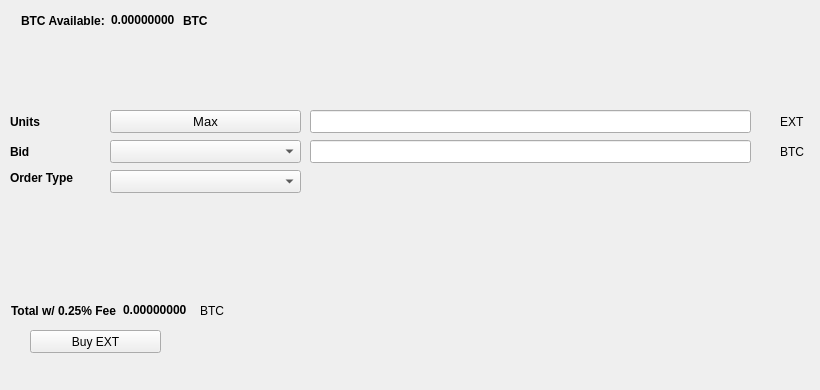
   <widget class="QWidget" name="BuyTab">
    <attribute name="title">
     <string>Buy</string>
    </attribute>
    <widget class="QPushButton" name="BuyEXT">
     <property name="geometry">
      <rect>
       <x>30</x>
       <y>330</y>
       <width>131</width>
       <height>23</height>
      </rect>
     </property>
     <property name="text">
      <string>Buy EXT</string>
     </property>
     <property name="icon">
      <iconset resource="../exsolution.qrc">
       <normaloff>:/icons/bitcoin</normaloff>:/icons/bitcoin</iconset>
     </property>
    </widget>
    <widget class="QLabel" name="label_3">
     <property name="geometry">
      <rect>
       <x>10</x>
       <y>110</y>
       <width>46</width>
       <height>23</height>
      </rect>
     </property>
     <property name="font">
      <font>
       <weight>75</weight>
       <bold>true</bold>
      </font>
     </property>
     <property name="text">
      <string>Units</string>
     </property>
    </widget>
    <widget class="QLineEdit" name="UnitsInput">
     <property name="geometry">
      <rect>
       <x>310</x>
       <y>110</y>
       <width>441</width>
       <height>23</height>
      </rect>
     </property>
     <property name="font">
      <font>
       <pointsize>9</pointsize>
       <weight>75</weight>
       <bold>true</bold>
      </font>
     </property>
    </widget>
    <widget class="QLineEdit" name="BuyBidPriceEdit">
     <property name="geometry">
      <rect>
       <x>310</x>
       <y>140</y>
       <width>441</width>
       <height>23</height>
      </rect>
     </property>
     <property name="font">
      <font>
       <pointsize>9</pointsize>
       <weight>75</weight>
       <bold>true</bold>
      </font>
     </property>
    </widget>
    <widget class="QLabel" name="label_4">
     <property name="geometry">
      <rect>
       <x>780</x>
       <y>110</y>
       <width>31</width>
       <height>23</height>
      </rect>
     </property>
     <property name="text">
      <string>EXT</string>
     </property>
    </widget>
    <widget class="QLabel" name="label_5">
     <property name="geometry">
      <rect>
       <x>780</x>
       <y>140</y>
       <width>31</width>
       <height>23</height>
      </rect>
     </property>
     <property name="text">
      <string>BTC</string>
     </property>
    </widget>
    <widget class="QLabel" name="label_6">
     <property name="geometry">
      <rect>
       <x>10</x>
       <y>140</y>
       <width>46</width>
       <height>23</height>
      </rect>
     </property>
     <property name="font">
      <font>
       <weight>75</weight>
       <bold>true</bold>
      </font>
     </property>
     <property name="text">
      <string>Bid</string>
     </property>
    </widget>
    <widget class="QLabel" name="label_7">
     <property name="geometry">
      <rect>
       <x>10</x>
       <y>170</y>
       <width>91</width>
       <height>16</height>
      </rect>
     </property>
     <property name="font">
      <font>
       <weight>75</weight>
       <bold>true</bold>
      </font>
     </property>
     <property name="text">
      <string>Order Type</string>
     </property>
    </widget>
    <widget class="QPushButton" name="Buy_Max_Amount">
     <property name="geometry">
      <rect>
       <x>110</x>
       <y>110</y>
       <width>191</width>
       <height>23</height>
      </rect>
     </property>
     <property name="font">
      <font>
       <pointsize>10</pointsize>
      </font>
     </property>
     <property name="text">
      <string>Max</string>
     </property>
    </widget>
    <widget class="QComboBox" name="BuyBidcomboBox">
     <property name="geometry">
      <rect>
       <x>110</x>
       <y>140</y>
       <width>191</width>
       <height>23</height>
      </rect>
     </property>
     <property name="font">
      <font>
       <pointsize>10</pointsize>
      </font>
     </property>
    </widget>
    <widget class="QComboBox" name="buyOrdertypeCombo">
     <property name="geometry">
      <rect>
       <x>110</x>
       <y>170</y>
       <width>191</width>
       <height>23</height>
      </rect>
     </property>
     <property name="font">
      <font>
       <pointsize>10</pointsize>
      </font>
     </property>
    </widget>
    <widget class="QWidget" name="layoutWidget1">
     <property name="geometry">
      <rect>
       <x>21</x>
       <y>11</y>
       <width>227</width>
       <height>19</height>
      </rect>
     </property>
     <layout class="QHBoxLayout" name="horizontalLayout_3">
      <item>
       <widget class="QLabel" name="label232">
        <property name="font">
         <font>
          <weight>75</weight>
          <bold>true</bold>
         </font>
        </property>
        <property name="text">
         <string>BTC Available:</string>
        </property>
       </widget>
      </item>
      <item>
       <widget class="QLabel" name="BtcAvailableLbl">
        <property name="palette">
         <palette>
          <active>
           <colorrole role="WindowText">
            <brush brushstyle="SolidPattern">
             <color alpha="255">
              <red>0</red>
              <green>0</green>
              <blue>0</blue>
             </color>
            </brush>
           </colorrole>
           <colorrole role="Button">
            <brush brushstyle="SolidPattern">
             <color alpha="255">
              <red>0</red>
              <green>170</green>
              <blue>0</blue>
             </color>
            </brush>
           </colorrole>
           <colorrole role="Light">
            <brush brushstyle="SolidPattern">
             <color alpha="255">
              <red>0</red>
              <green>255</green>
              <blue>0</blue>
             </color>
            </brush>
           </colorrole>
           <colorrole role="Midlight">
            <brush brushstyle="SolidPattern">
             <color alpha="255">
              <red>0</red>
              <green>212</green>
              <blue>0</blue>
             </color>
            </brush>
           </colorrole>
           <colorrole role="Dark">
            <brush brushstyle="SolidPattern">
             <color alpha="255">
              <red>0</red>
              <green>85</green>
              <blue>0</blue>
             </color>
            </brush>
           </colorrole>
           <colorrole role="Mid">
            <brush brushstyle="SolidPattern">
             <color alpha="255">
              <red>0</red>
              <green>113</green>
              <blue>0</blue>
             </color>
            </brush>
           </colorrole>
           <colorrole role="Text">
            <brush brushstyle="SolidPattern">
             <color alpha="255">
              <red>0</red>
              <green>170</green>
              <blue>0</blue>
             </color>
            </brush>
           </colorrole>
           <colorrole role="BrightText">
            <brush brushstyle="SolidPattern">
             <color alpha="255">
              <red>255</red>
              <green>255</green>
              <blue>255</blue>
             </color>
            </brush>
           </colorrole>
           <colorrole role="ButtonText">
            <brush brushstyle="SolidPattern">
             <color alpha="255">
              <red>0</red>
              <green>0</green>
              <blue>0</blue>
             </color>
            </brush>
           </colorrole>
           <colorrole role="Base">
            <brush brushstyle="SolidPattern">
             <color alpha="255">
              <red>255</red>
              <green>255</green>
              <blue>255</blue>
             </color>
            </brush>
           </colorrole>
           <colorrole role="Window">
            <brush brushstyle="SolidPattern">
             <color alpha="255">
              <red>0</red>
              <green>170</green>
              <blue>0</blue>
             </color>
            </brush>
           </colorrole>
           <colorrole role="Shadow">
            <brush brushstyle="SolidPattern">
             <color alpha="255">
              <red>0</red>
              <green>0</green>
              <blue>0</blue>
             </color>
            </brush>
           </colorrole>
           <colorrole role="AlternateBase">
            <brush brushstyle="SolidPattern">
             <color alpha="255">
              <red>127</red>
              <green>212</green>
              <blue>127</blue>
             </color>
            </brush>
           </colorrole>
           <colorrole role="ToolTipBase">
            <brush brushstyle="SolidPattern">
             <color alpha="255">
              <red>255</red>
              <green>255</green>
              <blue>220</blue>
             </color>
            </brush>
           </colorrole>
           <colorrole role="ToolTipText">
            <brush brushstyle="SolidPattern">
             <color alpha="255">
              <red>0</red>
              <green>0</green>
              <blue>0</blue>
             </color>
            </brush>
           </colorrole>
          </active>
          <inactive>
           <colorrole role="WindowText">
            <brush brushstyle="SolidPattern">
             <color alpha="255">
              <red>0</red>
              <green>0</green>
              <blue>0</blue>
             </color>
            </brush>
           </colorrole>
           <colorrole role="Button">
            <brush brushstyle="SolidPattern">
             <color alpha="255">
              <red>0</red>
              <green>170</green>
              <blue>0</blue>
             </color>
            </brush>
           </colorrole>
           <colorrole role="Light">
            <brush brushstyle="SolidPattern">
             <color alpha="255">
              <red>0</red>
              <green>255</green>
              <blue>0</blue>
             </color>
            </brush>
           </colorrole>
           <colorrole role="Midlight">
            <brush brushstyle="SolidPattern">
             <color alpha="255">
              <red>0</red>
              <green>212</green>
              <blue>0</blue>
             </color>
            </brush>
           </colorrole>
           <colorrole role="Dark">
            <brush brushstyle="SolidPattern">
             <color alpha="255">
              <red>0</red>
              <green>85</green>
              <blue>0</blue>
             </color>
            </brush>
           </colorrole>
           <colorrole role="Mid">
            <brush brushstyle="SolidPattern">
             <color alpha="255">
              <red>0</red>
              <green>113</green>
              <blue>0</blue>
             </color>
            </brush>
           </colorrole>
           <colorrole role="Text">
            <brush brushstyle="SolidPattern">
             <color alpha="255">
              <red>0</red>
              <green>170</green>
              <blue>0</blue>
             </color>
            </brush>
           </colorrole>
           <colorrole role="BrightText">
            <brush brushstyle="SolidPattern">
             <color alpha="255">
              <red>255</red>
              <green>255</green>
              <blue>255</blue>
             </color>
            </brush>
           </colorrole>
           <colorrole role="ButtonText">
            <brush brushstyle="SolidPattern">
             <color alpha="255">
              <red>0</red>
              <green>0</green>
              <blue>0</blue>
             </color>
            </brush>
           </colorrole>
           <colorrole role="Base">
            <brush brushstyle="SolidPattern">
             <color alpha="255">
              <red>255</red>
              <green>255</green>
              <blue>255</blue>
             </color>
            </brush>
           </colorrole>
           <colorrole role="Window">
            <brush brushstyle="SolidPattern">
             <color alpha="255">
              <red>0</red>
              <green>170</green>
              <blue>0</blue>
             </color>
            </brush>
           </colorrole>
           <colorrole role="Shadow">
            <brush brushstyle="SolidPattern">
             <color alpha="255">
              <red>0</red>
              <green>0</green>
              <blue>0</blue>
             </color>
            </brush>
           </colorrole>
           <colorrole role="AlternateBase">
            <brush brushstyle="SolidPattern">
             <color alpha="255">
              <red>127</red>
              <green>212</green>
              <blue>127</blue>
             </color>
            </brush>
           </colorrole>
           <colorrole role="ToolTipBase">
            <brush brushstyle="SolidPattern">
             <color alpha="255">
              <red>255</red>
              <green>255</green>
              <blue>220</blue>
             </color>
            </brush>
           </colorrole>
           <colorrole role="ToolTipText">
            <brush brushstyle="SolidPattern">
             <color alpha="255">
              <red>0</red>
              <green>0</green>
              <blue>0</blue>
             </color>
            </brush>
           </colorrole>
          </inactive>
          <disabled>
           <colorrole role="WindowText">
            <brush brushstyle="SolidPattern">
             <color alpha="255">
              <red>0</red>
              <green>85</green>
              <blue>0</blue>
             </color>
            </brush>
           </colorrole>
           <colorrole role="Button">
            <brush brushstyle="SolidPattern">
             <color alpha="255">
              <red>0</red>
              <green>170</green>
              <blue>0</blue>
             </color>
            </brush>
           </colorrole>
           <colorrole role="Light">
            <brush brushstyle="SolidPattern">
             <color alpha="255">
              <red>0</red>
              <green>255</green>
              <blue>0</blue>
             </color>
            </brush>
           </colorrole>
           <colorrole role="Midlight">
            <brush brushstyle="SolidPattern">
             <color alpha="255">
              <red>0</red>
              <green>212</green>
              <blue>0</blue>
             </color>
            </brush>
           </colorrole>
           <colorrole role="Dark">
            <brush brushstyle="SolidPattern">
             <color alpha="255">
              <red>0</red>
              <green>85</green>
              <blue>0</blue>
             </color>
            </brush>
           </colorrole>
           <colorrole role="Mid">
            <brush brushstyle="SolidPattern">
             <color alpha="255">
              <red>0</red>
              <green>113</green>
              <blue>0</blue>
             </color>
            </brush>
           </colorrole>
           <colorrole role="Text">
            <brush brushstyle="SolidPattern">
             <color alpha="255">
              <red>0</red>
              <green>85</green>
              <blue>0</blue>
             </color>
            </brush>
           </colorrole>
           <colorrole role="BrightText">
            <brush brushstyle="SolidPattern">
             <color alpha="255">
              <red>255</red>
              <green>255</green>
              <blue>255</blue>
             </color>
            </brush>
           </colorrole>
           <colorrole role="ButtonText">
            <brush brushstyle="SolidPattern">
             <color alpha="255">
              <red>0</red>
              <green>85</green>
              <blue>0</blue>
             </color>
            </brush>
           </colorrole>
           <colorrole role="Base">
            <brush brushstyle="SolidPattern">
             <color alpha="255">
              <red>0</red>
              <green>170</green>
              <blue>0</blue>
             </color>
            </brush>
           </colorrole>
           <colorrole role="Window">
            <brush brushstyle="SolidPattern">
             <color alpha="255">
              <red>0</red>
              <green>170</green>
              <blue>0</blue>
             </color>
            </brush>
           </colorrole>
           <colorrole role="Shadow">
            <brush brushstyle="SolidPattern">
             <color alpha="255">
              <red>0</red>
              <green>0</green>
              <blue>0</blue>
             </color>
            </brush>
           </colorrole>
           <colorrole role="AlternateBase">
            <brush brushstyle="SolidPattern">
             <color alpha="255">
              <red>0</red>
              <green>170</green>
              <blue>0</blue>
             </color>
            </brush>
           </colorrole>
           <colorrole role="ToolTipBase">
            <brush brushstyle="SolidPattern">
             <color alpha="255">
              <red>255</red>
              <green>255</green>
              <blue>220</blue>
             </color>
            </brush>
           </colorrole>
           <colorrole role="ToolTipText">
            <brush brushstyle="SolidPattern">
             <color alpha="255">
              <red>0</red>
              <green>0</green>
              <blue>0</blue>
             </color>
            </brush>
           </colorrole>
          </disabled>
         </palette>
        </property>
        <property name="font">
         <font>
          <weight>75</weight>
          <bold>true</bold>
         </font>
        </property>
        <property name="text">
         <string>0.00000000</string>
        </property>
        <property name="textInteractionFlags">
         <set>Qt::LinksAccessibleByMouse|Qt::TextSelectableByKeyboard|Qt::TextSelectableByMouse</set>
        </property>
       </widget>
      </item>
      <item>
       <widget class="QLabel" name="BtcAvailableLbl_2">
        <property name="font">
         <font>
          <weight>75</weight>
          <bold>true</bold>
         </font>
        </property>
        <property name="text">
         <string>BTC</string>
        </property>
       </widget>
      </item>
     </layout>
    </widget>
    <widget class="QWidget" name="layoutWidge2">
     <property name="geometry">
      <rect>
       <x>11</x>
       <y>301</y>
       <width>259</width>
       <height>19</height>
      </rect>
     </property>
     <layout class="QHBoxLayout" name="horizontalLayout_4">
      <item>
       <widget class="QLabel" name="label_9">
        <property name="font">
         <font>
          <weight>75</weight>
          <bold>true</bold>
         </font>
        </property>
        <property name="text">
         <string>Total w/ 0.25% Fee</string>
        </property>
       </widget>
      </item>
      <item>
       <widget class="QLabel" name="BuyCostLabel">
        <property name="palette">
         <palette>
          <active>
           <colorrole role="WindowText">
            <brush brushstyle="SolidPattern">
             <color alpha="255">
              <red>0</red>
              <green>0</green>
              <blue>0</blue>
             </color>
            </brush>
           </colorrole>
           <colorrole role="Button">
            <brush brushstyle="SolidPattern">
             <color alpha="255">
              <red>0</red>
              <green>170</green>
              <blue>0</blue>
             </color>
            </brush>
           </colorrole>
           <colorrole role="Light">
            <brush brushstyle="SolidPattern">
             <color alpha="255">
              <red>0</red>
              <green>255</green>
              <blue>0</blue>
             </color>
            </brush>
           </colorrole>
           <colorrole role="Midlight">
            <brush brushstyle="SolidPattern">
             <color alpha="255">
              <red>0</red>
              <green>212</green>
              <blue>0</blue>
             </color>
            </brush>
           </colorrole>
           <colorrole role="Dark">
            <brush brushstyle="SolidPattern">
             <color alpha="255">
              <red>0</red>
              <green>85</green>
              <blue>0</blue>
             </color>
            </brush>
           </colorrole>
           <colorrole role="Mid">
            <brush brushstyle="SolidPattern">
             <color alpha="255">
              <red>0</red>
              <green>113</green>
              <blue>0</blue>
             </color>
            </brush>
           </colorrole>
           <colorrole role="Text">
            <brush brushstyle="SolidPattern">
             <color alpha="255">
              <red>0</red>
              <green>170</green>
              <blue>0</blue>
             </color>
            </brush>
           </colorrole>
           <colorrole role="BrightText">
            <brush brushstyle="SolidPattern">
             <color alpha="255">
              <red>255</red>
              <green>255</green>
              <blue>255</blue>
             </color>
            </brush>
           </colorrole>
           <colorrole role="ButtonText">
            <brush brushstyle="SolidPattern">
             <color alpha="255">
              <red>0</red>
              <green>0</green>
              <blue>0</blue>
             </color>
            </brush>
           </colorrole>
           <colorrole role="Base">
            <brush brushstyle="SolidPattern">
             <color alpha="255">
              <red>255</red>
              <green>255</green>
              <blue>255</blue>
             </color>
            </brush>
           </colorrole>
           <colorrole role="Window">
            <brush brushstyle="SolidPattern">
             <color alpha="255">
              <red>0</red>
              <green>170</green>
              <blue>0</blue>
             </color>
            </brush>
           </colorrole>
           <colorrole role="Shadow">
            <brush brushstyle="SolidPattern">
             <color alpha="255">
              <red>0</red>
              <green>0</green>
              <blue>0</blue>
             </color>
            </brush>
           </colorrole>
           <colorrole role="AlternateBase">
            <brush brushstyle="SolidPattern">
             <color alpha="255">
              <red>127</red>
              <green>212</green>
              <blue>127</blue>
             </color>
            </brush>
           </colorrole>
           <colorrole role="ToolTipBase">
            <brush brushstyle="SolidPattern">
             <color alpha="255">
              <red>255</red>
              <green>255</green>
              <blue>220</blue>
             </color>
            </brush>
           </colorrole>
           <colorrole role="ToolTipText">
            <brush brushstyle="SolidPattern">
             <color alpha="255">
              <red>0</red>
              <green>0</green>
              <blue>0</blue>
             </color>
            </brush>
           </colorrole>
          </active>
          <inactive>
           <colorrole role="WindowText">
            <brush brushstyle="SolidPattern">
             <color alpha="255">
              <red>0</red>
              <green>0</green>
              <blue>0</blue>
             </color>
            </brush>
           </colorrole>
           <colorrole role="Button">
            <brush brushstyle="SolidPattern">
             <color alpha="255">
              <red>0</red>
              <green>170</green>
              <blue>0</blue>
             </color>
            </brush>
           </colorrole>
           <colorrole role="Light">
            <brush brushstyle="SolidPattern">
             <color alpha="255">
              <red>0</red>
              <green>255</green>
              <blue>0</blue>
             </color>
            </brush>
           </colorrole>
           <colorrole role="Midlight">
            <brush brushstyle="SolidPattern">
             <color alpha="255">
              <red>0</red>
              <green>212</green>
              <blue>0</blue>
             </color>
            </brush>
           </colorrole>
           <colorrole role="Dark">
            <brush brushstyle="SolidPattern">
             <color alpha="255">
              <red>0</red>
              <green>85</green>
              <blue>0</blue>
             </color>
            </brush>
           </colorrole>
           <colorrole role="Mid">
            <brush brushstyle="SolidPattern">
             <color alpha="255">
              <red>0</red>
              <green>113</green>
              <blue>0</blue>
             </color>
            </brush>
           </colorrole>
           <colorrole role="Text">
            <brush brushstyle="SolidPattern">
             <color alpha="255">
              <red>0</red>
              <green>170</green>
              <blue>0</blue>
             </color>
            </brush>
           </colorrole>
           <colorrole role="BrightText">
            <brush brushstyle="SolidPattern">
             <color alpha="255">
              <red>255</red>
              <green>255</green>
              <blue>255</blue>
             </color>
            </brush>
           </colorrole>
           <colorrole role="ButtonText">
            <brush brushstyle="SolidPattern">
             <color alpha="255">
              <red>0</red>
              <green>0</green>
              <blue>0</blue>
             </color>
            </brush>
           </colorrole>
           <colorrole role="Base">
            <brush brushstyle="SolidPattern">
             <color alpha="255">
              <red>255</red>
              <green>255</green>
              <blue>255</blue>
             </color>
            </brush>
           </colorrole>
           <colorrole role="Window">
            <brush brushstyle="SolidPattern">
             <color alpha="255">
              <red>0</red>
              <green>170</green>
              <blue>0</blue>
             </color>
            </brush>
           </colorrole>
           <colorrole role="Shadow">
            <brush brushstyle="SolidPattern">
             <color alpha="255">
              <red>0</red>
              <green>0</green>
              <blue>0</blue>
             </color>
            </brush>
           </colorrole>
           <colorrole role="AlternateBase">
            <brush brushstyle="SolidPattern">
             <color alpha="255">
              <red>127</red>
              <green>212</green>
              <blue>127</blue>
             </color>
            </brush>
           </colorrole>
           <colorrole role="ToolTipBase">
            <brush brushstyle="SolidPattern">
             <color alpha="255">
              <red>255</red>
              <green>255</green>
              <blue>220</blue>
             </color>
            </brush>
           </colorrole>
           <colorrole role="ToolTipText">
            <brush brushstyle="SolidPattern">
             <color alpha="255">
              <red>0</red>
              <green>0</green>
              <blue>0</blue>
             </color>
            </brush>
           </colorrole>
          </inactive>
          <disabled>
           <colorrole role="WindowText">
            <brush brushstyle="SolidPattern">
             <color alpha="255">
              <red>0</red>
              <green>85</green>
              <blue>0</blue>
             </color>
            </brush>
           </colorrole>
           <colorrole role="Button">
            <brush brushstyle="SolidPattern">
             <color alpha="255">
              <red>0</red>
              <green>170</green>
              <blue>0</blue>
             </color>
            </brush>
           </colorrole>
           <colorrole role="Light">
            <brush brushstyle="SolidPattern">
             <color alpha="255">
              <red>0</red>
              <green>255</green>
              <blue>0</blue>
             </color>
            </brush>
           </colorrole>
           <colorrole role="Midlight">
            <brush brushstyle="SolidPattern">
             <color alpha="255">
              <red>0</red>
              <green>212</green>
              <blue>0</blue>
             </color>
            </brush>
           </colorrole>
           <colorrole role="Dark">
            <brush brushstyle="SolidPattern">
             <color alpha="255">
              <red>0</red>
              <green>85</green>
              <blue>0</blue>
             </color>
            </brush>
           </colorrole>
           <colorrole role="Mid">
            <brush brushstyle="SolidPattern">
             <color alpha="255">
              <red>0</red>
              <green>113</green>
              <blue>0</blue>
             </color>
            </brush>
           </colorrole>
           <colorrole role="Text">
            <brush brushstyle="SolidPattern">
             <color alpha="255">
              <red>0</red>
              <green>85</green>
              <blue>0</blue>
             </color>
            </brush>
           </colorrole>
           <colorrole role="BrightText">
            <brush brushstyle="SolidPattern">
             <color alpha="255">
              <red>255</red>
              <green>255</green>
              <blue>255</blue>
             </color>
            </brush>
           </colorrole>
           <colorrole role="ButtonText">
            <brush brushstyle="SolidPattern">
             <color alpha="255">
              <red>0</red>
              <green>85</green>
              <blue>0</blue>
             </color>
            </brush>
           </colorrole>
           <colorrole role="Base">
            <brush brushstyle="SolidPattern">
             <color alpha="255">
              <red>0</red>
              <green>170</green>
              <blue>0</blue>
             </color>
            </brush>
           </colorrole>
           <colorrole role="Window">
            <brush brushstyle="SolidPattern">
             <color alpha="255">
              <red>0</red>
              <green>170</green>
              <blue>0</blue>
             </color>
            </brush>
           </colorrole>
           <colorrole role="Shadow">
            <brush brushstyle="SolidPattern">
             <color alpha="255">
              <red>0</red>
              <green>0</green>
              <blue>0</blue>
             </color>
            </brush>
           </colorrole>
           <colorrole role="AlternateBase">
            <brush brushstyle="SolidPattern">
             <color alpha="255">
              <red>0</red>
              <green>170</green>
              <blue>0</blue>
             </color>
            </brush>
           </colorrole>
           <colorrole role="ToolTipBase">
            <brush brushstyle="SolidPattern">
             <color alpha="255">
              <red>255</red>
              <green>255</green>
              <blue>220</blue>
             </color>
            </brush>
           </colorrole>
           <colorrole role="ToolTipText">
            <brush brushstyle="SolidPattern">
             <color alpha="255">
              <red>0</red>
              <green>0</green>
              <blue>0</blue>
             </color>
            </brush>
           </colorrole>
          </disabled>
         </palette>
        </property>
        <property name="font">
         <font>
          <weight>75</weight>
          <bold>true</bold>
         </font>
        </property>
        <property name="autoFillBackground">
         <bool>false</bool>
        </property>
        <property name="text">
         <string>0.00000000</string>
        </property>
        <property name="textInteractionFlags">
         <set>Qt::LinksAccessibleByMouse|Qt::TextSelectableByMouse</set>
        </property>
       </widget>
      </item>
      <item>
       <widget class="QLabel" name="label_10">
        <property name="font">
         <font>
          <weight>50</weight>
          <bold>false</bold>
         </font>
        </property>
        <property name="text">
         <string>BTC</string>
        </property>
       </widget>
      </item>
     </layout>
    </widget>
    <widget class="QLabel" name="label_24">
     <property name="geometry">
      <rect>
       <x>460</x>
       <y>300</y>
       <width>281</width>
       <height>81</height>
      </rect>
     </property>
     <property name="text">
      <string/>
     </property>
     <property name="pixmap">
      <pixmap>:/images/bittrex</pixmap>
     </property>
    </widget>
   </widget>
